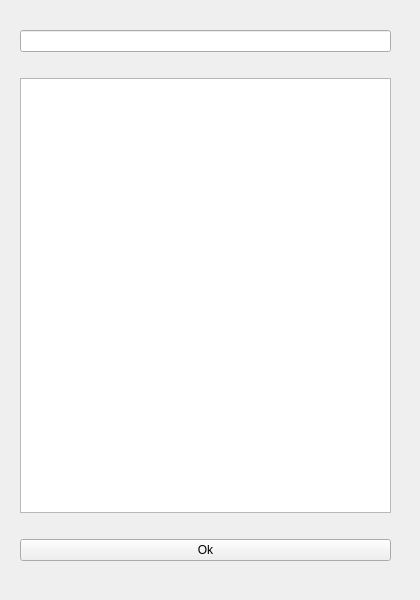
<?xml version="1.0" encoding="UTF-8"?>
<ui version="4.0">
 <class>Form_notes</class>
 <widget class="QWidget" name="Form_notes">
  <property name="geometry">
   <rect>
    <x>0</x>
    <y>0</y>
    <width>420</width>
    <height>600</height>
   </rect>
  </property>
  <property name="windowTitle">
   <string>Note info</string>
  </property>
  <widget class="QWidget" name="layoutWidget">
   <property name="geometry">
    <rect>
     <x>20</x>
     <y>30</y>
     <width>371</width>
     <height>531</height>
    </rect>
   </property>
   <layout class="QVBoxLayout" name="verticalLayout">
    <item>
     <widget class="QLineEdit" name="lineEdit_note_title"/>
    </item>
    <item>
     <spacer name="horizontalSpacer">
      <property name="orientation">
       <enum>Qt::Horizontal</enum>
      </property>
      <property name="sizeHint" stdset="0">
       <size>
        <width>40</width>
        <height>20</height>
       </size>
      </property>
     </spacer>
    </item>
    <item>
     <widget class="QTextEdit" name="textEdit_note_body"/>
    </item>
    <item>
     <spacer name="horizontalSpacer_2">
      <property name="orientation">
       <enum>Qt::Horizontal</enum>
      </property>
      <property name="sizeHint" stdset="0">
       <size>
        <width>40</width>
        <height>20</height>
       </size>
      </property>
     </spacer>
    </item>
    <item>
     <widget class="QPushButton" name="pushButton_note_OK">
      <property name="text">
       <string>Ok</string>
      </property>
     </widget>
    </item>
   </layout>
  </widget>
 </widget>
 <resources/>
 <connections/>
</ui>
